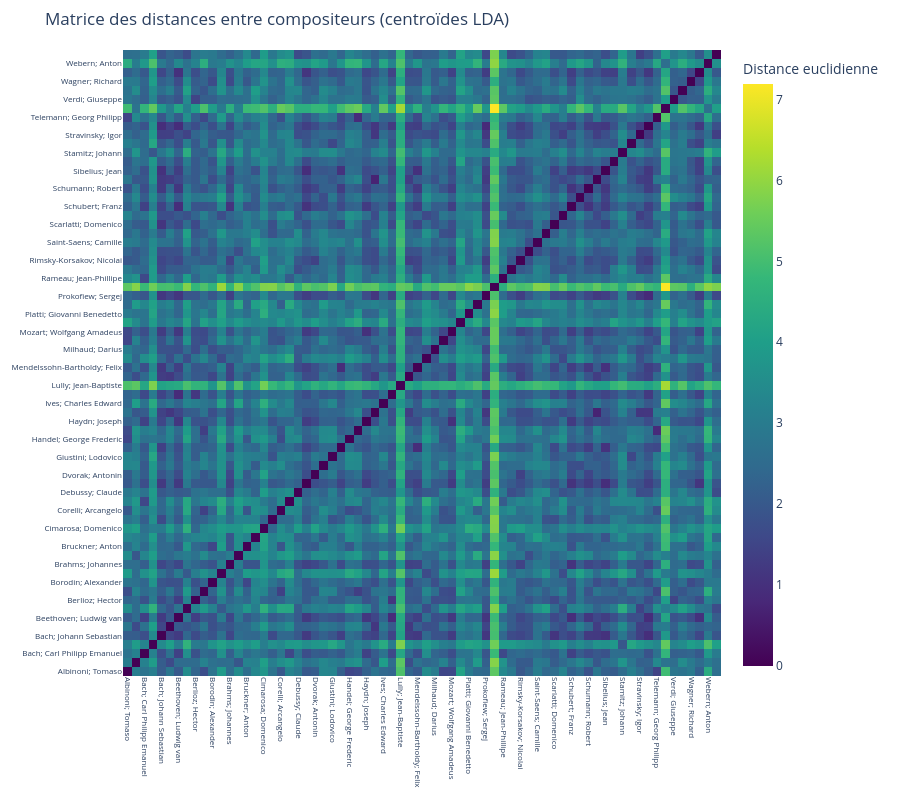
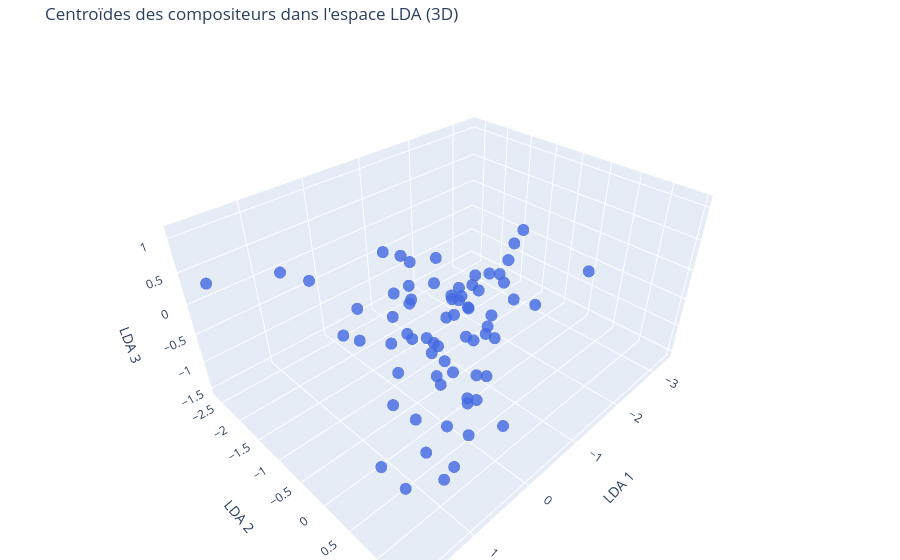

Write notebook code for charts like these, in order.
### Code cell
scaler = StandardScaler()
X_scaled = scaler.fit_transform(X)
le = LabelEncoder()
y_encoded = le.fit_transform(y)
class_names = le.classes_
n_classes = len(class_names)
lda_dim = 3
n_neighbors = 4
n_splits = 5
pca_dim = 100
random_state = 42
pca = PCA(n_components=pca_dim, random_state=random_state)
X_pca = pca.fit_transform(X_scaled)
lda = LinearDiscriminantAnalysis(n_components=dim, solver='eigen', shrinkage='auto')
X_lda = lda.fit_transform(X_pca, y_encoded)
dico_centroids = {}
dico_classes = {}
for cls in range(n_classes):
    composer = class_names[cls]
    dico_classes[cls] = composer
    class_points = X_lda[y_encoded == cls]
    centroid = class_points.mean(axis=0)
    dico_centroids[composer] = centroid

# Calcul de la matrice des distances euclidiennes entre centroïdes
centroid_matrix = np.vstack([dico_centroids[composer] for composer in class_names])
distance_matrix = pairwise_distances(centroid_matrix, metric='euclidean')


fig = go.Figure(data=go.Heatmap(
    z=distance_matrix,
    x=class_names,
    y=class_names,
    colorscale='Viridis',
    colorbar=dict(title='Distance euclidienne'),
    hovertemplate='De %{y}<br>à %{x}<br>Distance: %{z:.2f}<extra></extra>',
))

fig.update_layout(
    title="Matrice des distances entre compositeurs (centroïdes LDA)",
    xaxis=dict(tickangle=90, tickfont=dict(size=8)),
    yaxis=dict(tickfont=dict(size=8)),
    width=900,
    height=800,
    margin=dict(l=100, b=100, t=50, r=50)
)
fig.show()

centroids_3d = np.vstack([dico_centroids[composer][:3] for composer in class_names])
fig_3d = go.Figure(data=[go.Scatter3d(
    x=centroids_3d[:, 0],
    y=centroids_3d[:, 1],
    z=centroids_3d[:, 2],
    mode='markers',
    marker=dict(size=7, color='royalblue', opacity=0.8),
    text=class_names,
    hovertemplate='<b>%{text}</b><br>x: %{x:.2f}<br>y: %{y:.2f}<br>z: %{z:.2f}<extra></extra>',
    showlegend=False
)])
fig_3d.update_layout(
    title="Centroïdes des compositeurs dans l'espace LDA (3D)",
    scene=dict(
        xaxis_title='LDA 1',
        yaxis_title='LDA 2',
        zaxis_title='LDA 3'
    ),
    margin=dict(l=0, r=0, b=0, t=40)
)
fig_3d.show()

### Figure 1 — Plotly figure (JSON) as saved in the notebook; plotly's stock layout.template omitted (floating-point values rounded to 4 significant figures; data arrays with more than 128 entries replaced by an {"elided": "..."} marker saying what was removed)
{"data": [{"colorbar": {"title": {"text": "Distance euclidienne"}}, "colorscale": [[0, "#440154"], [0.1111, "#482878"], [0.2222, "#3e4989"], [0.3333, "#31688e"], [0.4444, "#26828e"], [0.5556, "#1f9e89"], [0.6667, "#35b779"], [0.7778, "#6ece58"], [0.8889, "#b5de2b"], [1, "#fde725"]], "hovertemplate": "De %{y}<br>à %{x}<br>Distance: %{z:.2f}<extra></extra>", "type": "heatmap", "x": ["Albinoni; Tomaso", "Antheil; George", "Bach; Carl Philipp Emanuel", "Bach; Johann Christian", "Bach; Johann Sebastian", "Bartok; Bela", "Beethoven; Ludwig van", "Berg; Alban", "Berlioz; Hector", "Boccherini; Luigi Rodolofo", "Borodin; Alexander", "Boulez; Pierre", "Brahms; Johannes", "Britten; Benjamin", "Bruckner; Anton", "Chopin; Frederic", "Cimarosa; Domenico", "Clementi; Muzio", "Corelli; Arcangelo", "Couperin; Francois", "Debussy; Claude", "Dussek; Jan Ladislav", "Dvorak; Antonin", "Faure; Gabriel", "Giustini; Lodovico", "Grieg; Edvard", "Handel; George Frederic", "Haydn; Johann Michael", "Haydn; Joseph", "Hindemith; Paul", "Ives; Charles Edward", "Liszt; Franz", "Lully; Jean-Baptiste", "Mahler; Gustav", "Mendelssohn-Bartholdy; Felix", "Messiaen; Olivier", "Milhaud; Darius", "Mozart; Leopold", "Mozart; Wolfgang Amadeus", "Mussorgsky; Modest", "Platti; Giovanni Benedetto", "Pleyel; Ignace Joseph", "Prokofiew; Sergej", "Purcell; Henry", "Rameau; Jean-Phillipe", "Ravel; Maurice", "Rimsky-Korsakov; Nicolai", "Rossini; Gioacchino", "Saint-Saens; Camille", "Salieri; Antonio", "Scarlatti; Domenico", "Schoenberg; Arnold", "Schubert; Franz", "Schumann; Clara", "Schumann; Robert", "Shostakovich; Dmitri", "Sibelius; Jean", "Smetana; Bedrich", "Stamitz; Johann", "Strauss; Richard", "Stravinsky; Igor", "Tchaikovsky; Peter Iljitsch", "Telemann; Georg Philipp", "Varese; Edgar", "Verdi; Giuseppe", "Vivaldi; Antonio", "Wagner; Richard", "Weber; Carl Maria von", "Webern; Anton", "Weill; Kurt"], "y": ["Albinoni; Tomaso", "Antheil; George", "Bach; Carl Philipp Emanuel", "Bach; Johann Christian", "Bach; Johann Sebastian", "Bartok; Bela", "Beethoven; Ludwig van", "Berg; Alban", "Berlioz; Hector", "Boccherini; Luigi Rodolofo", "Borodin; Alexander", "Boulez; Pierre", "Brahms; Johannes", "Britten; Benjamin", "Bruckner; Anton", "Chopin; Frederic", "Cimarosa; Domenico", "Clementi; Muzio", "Corelli; Arcangelo", "Couperin; Francois", "Debussy; Claude", "Dussek; Jan Ladislav", "Dvorak; Antonin", "Faure; Gabriel", "Giustini; Lodovico", "Grieg; Edvard", "Handel; George Frederic", "Haydn; Johann Michael", "Haydn; Joseph", "Hindemith; Paul", "Ives; Charles Edward", "Liszt; Franz", "Lully; Jean-Baptiste", "Mahler; Gustav", "Mendelssohn-Bartholdy; Felix", "Messiaen; Olivier", "Milhaud; Darius", "Mozart; Leopold", "Mozart; Wolfgang Amadeus", "Mussorgsky; Modest", "Platti; Giovanni Benedetto", "Pleyel; Ignace Joseph", "Prokofiew; Sergej", "Purcell; Henry", "Rameau; Jean-Phillipe", "Ravel; Maurice", "Rimsky-Korsakov; Nicolai", "Rossini; Gioacchino", "Saint-Saens; Camille", "Salieri; Antonio", "Scarlatti; Domenico", "Schoenberg; Arnold", "Schubert; Franz", "Schumann; Clara", "Schumann; Robert", "Shostakovich; Dmitri", "Sibelius; Jean", "Smetana; Bedrich", "Stamitz; Johann", "Strauss; Richard", "Stravinsky; Igor", "Tchaikovsky; Peter Iljitsch", "Telemann; Georg Philipp", "Varese; Edgar", "Verdi; Giuseppe", "Vivaldi; Antonio", "Wagner; Richard", "Weber; Carl Maria von", "Webern; Anton", "Weill; Kurt"], "z": {"elided": "70x70 float values"}}], "layout": {"height": 800, "margin": {"b": 100, "l": 100, "r": 50, "t": 50}, "title": {"text": "Matrice des distances entre compositeurs (centroïdes LDA)"}, "width": 900, "xaxis": {"tickangle": 90, "tickfont": {"size": 8}}, "yaxis": {"tickfont": {"size": 8}}}}

### Figure 2 — Plotly figure (JSON) as saved in the notebook; plotly's stock layout.template omitted (floating-point values rounded to 4 significant figures)
{"data": [{"hovertemplate": "<b>%{text}</b><br>x: %{x:.2f}<br>y: %{y:.2f}<br>z: %{z:.2f}<extra></extra>", "marker": {"color": "royalblue", "opacity": 0.8, "size": 7}, "mode": "markers", "showlegend": false, "text": ["Albinoni; Tomaso", "Antheil; George", "Bach; Carl Philipp Emanuel", "Bach; Johann Christian", "Bach; Johann Sebastian", "Bartok; Bela", "Beethoven; Ludwig van", "Berg; Alban", "Berlioz; Hector", "Boccherini; Luigi Rodolofo", "Borodin; Alexander", "Boulez; Pierre", "Brahms; Johannes", "Britten; Benjamin", "Bruckner; Anton", "Chopin; Frederic", "Cimarosa; Domenico", "Clementi; Muzio", "Corelli; Arcangelo", "Couperin; Francois", "Debussy; Claude", "Dussek; Jan Ladislav", "Dvorak; Antonin", "Faure; Gabriel", "Giustini; Lodovico", "Grieg; Edvard", "Handel; George Frederic", "Haydn; Johann Michael", "Haydn; Joseph", "Hindemith; Paul", "Ives; Charles Edward", "Liszt; Franz", "Lully; Jean-Baptiste", "Mahler; Gustav", "Mendelssohn-Bartholdy; Felix", "Messiaen; Olivier", "Milhaud; Darius", "Mozart; Leopold", "Mozart; Wolfgang Amadeus", "Mussorgsky; Modest", "Platti; Giovanni Benedetto", "Pleyel; Ignace Joseph", "Prokofiew; Sergej", "Purcell; Henry", "Rameau; Jean-Phillipe", "Ravel; Maurice", "Rimsky-Korsakov; Nicolai", "Rossini; Gioacchino", "Saint-Saens; Camille", "Salieri; Antonio", "Scarlatti; Domenico", "Schoenberg; Arnold", "Schubert; Franz", "Schumann; Clara", "Schumann; Robert", "Shostakovich; Dmitri", "Sibelius; Jean", "Smetana; Bedrich", "Stamitz; Johann", "Strauss; Richard", "Stravinsky; Igor", "Tchaikovsky; Peter Iljitsch", "Telemann; Georg Philipp", "Varese; Edgar", "Verdi; Giuseppe", "Vivaldi; Antonio", "Wagner; Richard", "Weber; Carl Maria von", "Webern; Anton", "Weill; Kurt"], "type": "scatter3d", "x": [0.4418, -1.592, 0.9627, 1.162, -0.23, -1.197, 0.1618, -2.109, 0.3171, 0.7418, -0.2727, -1.839, -0.1292, -1.35, 0.4436, -0.2295, 1.128, 0.2769, 1.068, 1.318, -0.3604, 0.1167, 0.1737, 0.07743, -0.2884, 0.5049, 0.9421, 0.8547, 0.2536, -0.9462, 0.5146, 0.1786, 0.6551, -0.7571, 0.3598, -1.735, -0.5821, 0.7576, 0.1291, 0.6678, -0.5051, 0.5258, -0.6012, 1.827, 1.302, -0.4825, -0.699, -0.583, -0.2507, 0.5528, -0.3397, -1.174, 0.5303, 0.6011, 0.4182, -0.8365, -0.02325, -0.2472, 1.334, -0.4216, -1.194, -0.3765, 0.7334, -3.356, 0.1328, 0.8786, 0.1438, -0.1582, -2.138, -1.074], "y": [1.436, 0.2582, -0.3793, 0.5544, 0.09029, -0.4557, 0.0006932, -0.4453, 0.2512, 0.8591, -0.4202, -0.5266, -0.688, 0.06271, -0.4995, -0.9816, 0.5104, 0.8086, 0.8503, 0.1546, -0.9549, 0.2202, 0.1305, -0.9552, 0.1902, 0.01927, 1.01, 1.273, 0.3273, -0.412, -0.2904, -0.342, -2.63, 0.1179, -0.1526, -0.7323, -0.3935, 1.214, 0.7391, -1.176, 0.3517, 0.7659, -0.2707, -2.332, -0.7348, -0.5768, 0.2246, 0.3959, 0.2552, 1.132, 0.2486, -0.5604, -0.3349, -0.1361, 0.197, -0.4484, -0.1317, 0.5323, 0.3303, -0.2179, -0.08287, -0.1362, 0.9433, -0.01182, 0.128, 0.473, -0.4779, 0.2875, -0.6153, 0.1463], "z": [-0.3046, -0.289, 0.1655, -1.531, 0.3886, -0.1978, -0.2766, 0.4248, -0.4067, -0.5183, -0.6053, -0.4001, 0.0615, -0.1727, -1.341, 0.5648, 0.3258, 0.4563, -0.7075, 1.088, 0.4229, 0.3751, -0.08324, 0.7622, 0.3012, 0.9173, -1.153, 0.2876, -0.1556, -0.3619, 0.3255, -0.2344, -0.04253, -0.2911, 0.5139, -0.2846, 0.04652, -0.3806, -0.2005, -0.3725, -0.8697, -1.484, 0.2215, 0.4601, 1.004, 0.5976, -0.01914, -0.2334, -1.266, -0.04202, 0.7745, -0.1438, -0.104, 0.7846, 0.2212, -0.1148, 0.6315, 0.09945, -1.171, 0.1564, 0.2484, -0.03061, 0.3586, -0.6528, -0.7523, -0.591, -0.2463, -0.03242, 0.1193, 0.6231]}], "layout": {"margin": {"b": 0, "l": 0, "r": 0, "t": 40}, "scene": {"xaxis": {"title": {"text": "LDA 1"}}, "yaxis": {"title": {"text": "LDA 2"}}, "zaxis": {"title": {"text": "LDA 3"}}}, "title": {"text": "Centroïdes des compositeurs dans l'espace LDA (3D)"}}}
